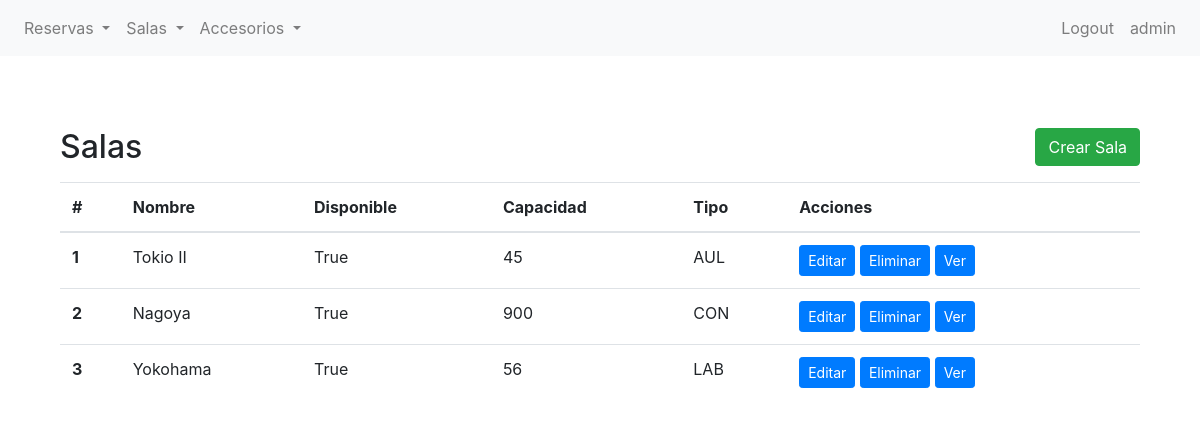
The page /bookings/sala/list/ (signed in) on the database as committed earlier.
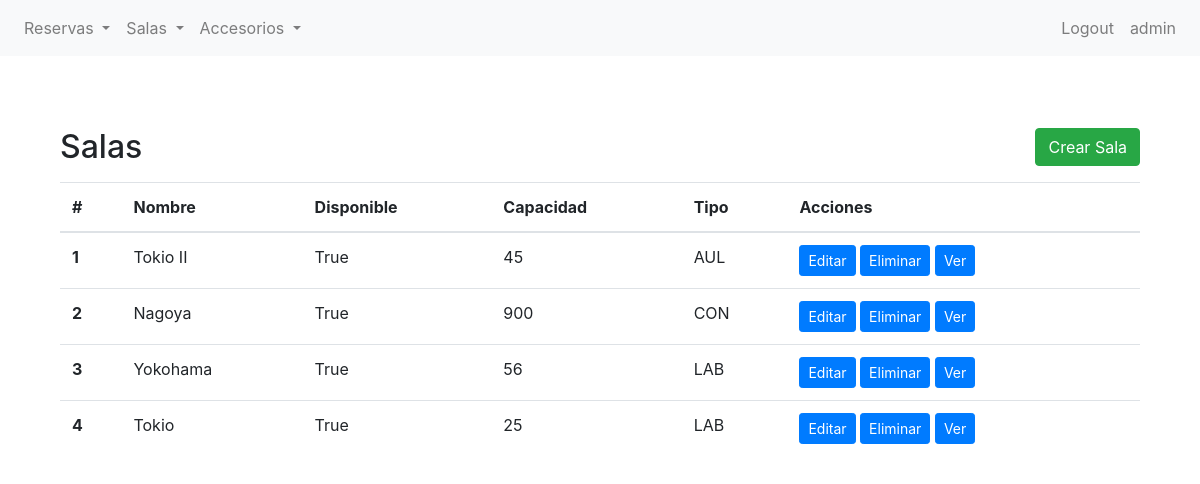
The same page on the database as committed later.
### bookings/models.py (models this page shows, shortened)
class Sala(models.Model):
    class Tipo(models.TextChoices):
        AUDITORIO = 'AUD', 'Auditorio'
        SALA_DE_CONFERENCIAS = 'CON', 'Sala de Conferencias'
        AULA = 'AUL', 'Aula'
        LABORATORIO = 'LAB', 'Laboratorio'
    nombre = models.CharField(max_length=40)
    capacidad = models.IntegerField()
    disponible = models.BooleanField(default=True)  # Puedes definir un valor predeterminado si lo deseas
    tipo = models.CharField(
        max_length=3,
        choices=Tipo.choices,
        default=Tipo.AULA,
    )

### bookings/views.py (the view)
# urls.py: path("sala/list/", SalaListView.as_view(), name="sala-list"),
class SalaListView(LoginRequiredMixin, ListView):
    model = Sala
    template_name = "bookings/vbc/sala_list.html"
    context_object_name = "ADRIANDARGELOS"

### bookings/templates/bookings/vbc/sala_list.html (shortened to what this page needs)
{% extends 'bookings/base.html' %}
{% block content %}
<section class="py-5">
    <div class="container">
        <div class="d-flex justify-content-between align-items-center mb-3">
            <h2 class="mb-0">Salas</h2>
            <a href="{% url 'sala-create' %}" class="btn btn-success">Crear Sala</a>
        </div>
        <table class="table">
            <thead>
                <tr>
                    <th scope="col">#</th>
                    <th scope="col">Nombre</th>
                    <th scope="col">Disponible</th>
                    <th scope="col">Capacidad</th>
                    <th scope="col">Tipo</th>
                    <th scope="col">Acciones</th>
                </tr>
            </thead>
            <tbody>
                {% if ADRIANDARGELOS %}
                {% for sala in ADRIANDARGELOS %}
                <tr>
                    <th scope="row">{{ forloop.counter }}</th>
                    <td>{{ sala.nombre }}</td>
                    <td>{{ sala.disponible }}</td>
                    <td>{{ sala.capacidad }}</td>
                    <td>{{ sala.tipo }}</td>
                    <td>
                        <a href="{% url 'sala-update' sala.id %}" class="btn btn-primary btn-sm">Editar</a>
                        <a href="{% url 'sala-delete' sala.id %}" class="btn btn-primary btn-sm">Eliminar</a>
                        <a href="{% url 'sala-detail' sala.id %}" class="btn btn-primary btn-sm">Ver</a>
                    </td>
                </tr>
                {% endfor %}
                {% else %}
                <tr>
                    <td colspan="7">No hay Salas.</td>
                </tr>
                {% endif %}
            </tbody>
        </table>
    </div>
</section>
{% endblock %}

Rows that differ between the two databases and show on the page:
added Sala: nombre "Tokio", disponible "True", capacidad "25", tipo "LAB"
